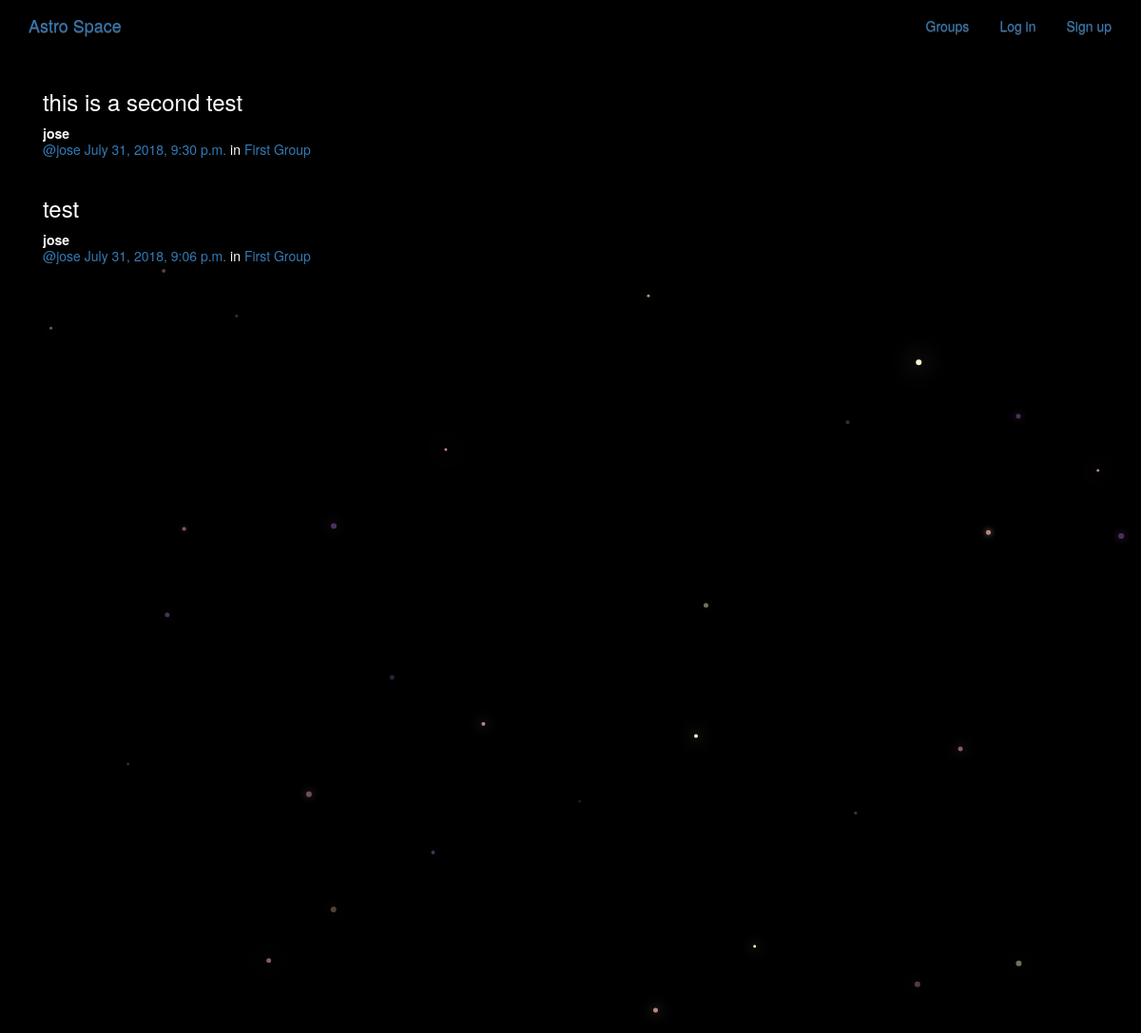
/posts/, run on the app's committed database.
### posts/models.py (models this page shows, shortened)
class Post(models.Model):
    user = models.ForeignKey(User, related_name='posts',on_delete=models.CASCADE)
    created_at = models.DateTimeField(auto_now=True)
    message = models.TextField()
    message_html = models.TextField(editable = False)
    group = models.ForeignKey(Group, related_name='posts', null=True, blank=True,on_delete=models.CASCADE)
    class Meta:
        ordering = ['-created_at']
        unique_together = ['user', 'message']

### groups/models.py (models this page shows, shortened)
class Group(models.Model):
    name = models.CharField(max_length=255, unique=True)
    slug = models.SlugField(allow_unicode=True, unique=True)
    description = models.TextField(blank=True, default='')
    description_html = models.TextField(editable=False, default='', blank=True)
    members = models.ManyToManyField(User,through="GroupMember")
    class Meta:
        ordering = ["name"]

### posts/views.py (the view)
class PostList(SelectRelatedMixin, generic.ListView):
    model = models.Post # Connecting to the Post model
    select_related = ('user', 'group') # Provides a tuple of related models (e.g. Foreign Keys)

### posts/templates/posts/post_list.html (shortened to what this page needs)
{% extends "posts/post_base.html" %}
{% load humanize %}
{% block post_content %}
<div class="col-md-8">
	{% for post in post_list %}
  {% include "posts/_post.html" %}
	{% endfor %}
</div>
{% endblock %}

### posts/templates/posts/_post.html (shortened to what this page needs)
<div class="post media">
        <h3>{{ post.message_html|safe }}</h3>
        <div class="media-body">
            <strong>{{ post.user.username }}</strong>
            <h5 class="media-heading">
                <span class="username"><a href="{% url 'posts:for_user' username=post.user.username %}">@{{ post.user.username }}</a></span>
                <time class="time"><a href="{% url 'posts:single' username=post.user.username pk=post.pk %}">{{ post.created_at }}</a></time>
                {% if post.group %}
                <span class="group-name">in <a href="#">{{ post.group.name }}</a></span>
                {% endif %}
            </h5>
        </div>
    </div>

### static/astrospace/css/master.css (style rules this page uses)
body { margin: 0; overflow: hidden; background-color: black; color:white; }

### data on the page
Post: message_html "this is a second test", user.username "jose", created_at "July 31, 2018, 9:30 p.m.", group.name "First Group"
Post: message_html "test", user.username "jose", created_at "July 31, 2018, 9:06 p.m.", group.name "First Group"
